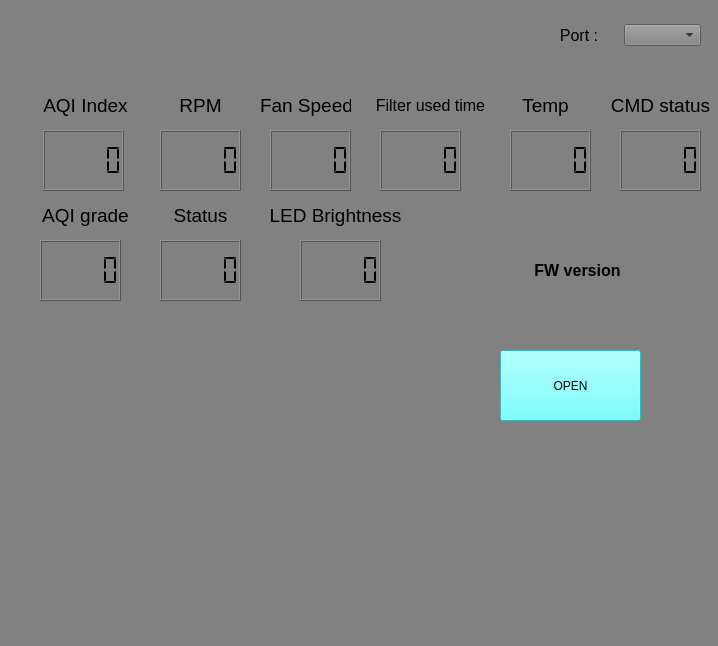
<?xml version="1.0" encoding="UTF-8"?>
<ui version="4.0">
 <class>Form</class>
 <widget class="QWidget" name="Form">
  <property name="geometry">
   <rect>
    <x>0</x>
    <y>0</y>
    <width>718</width>
    <height>646</height>
   </rect>
  </property>
  <property name="palette">
   <palette>
    <active>
     <colorrole role="WindowText">
      <brush brushstyle="SolidPattern">
       <color alpha="255">
        <red>255</red>
        <green>255</green>
        <blue>255</blue>
       </color>
      </brush>
     </colorrole>
     <colorrole role="Button">
      <brush brushstyle="SolidPattern">
       <color alpha="255">
        <red>129</red>
        <green>129</green>
        <blue>129</blue>
       </color>
      </brush>
     </colorrole>
     <colorrole role="Light">
      <brush brushstyle="SolidPattern">
       <color alpha="255">
        <red>0</red>
        <green>0</green>
        <blue>0</blue>
       </color>
      </brush>
     </colorrole>
     <colorrole role="Midlight">
      <brush brushstyle="SolidPattern">
       <color alpha="255">
        <red>0</red>
        <green>0</green>
        <blue>0</blue>
       </color>
      </brush>
     </colorrole>
     <colorrole role="Dark">
      <brush brushstyle="SolidPattern">
       <color alpha="255">
        <red>0</red>
        <green>0</green>
        <blue>0</blue>
       </color>
      </brush>
     </colorrole>
     <colorrole role="Mid">
      <brush brushstyle="SolidPattern">
       <color alpha="255">
        <red>0</red>
        <green>0</green>
        <blue>0</blue>
       </color>
      </brush>
     </colorrole>
     <colorrole role="Text">
      <brush brushstyle="SolidPattern">
       <color alpha="255">
        <red>255</red>
        <green>255</green>
        <blue>255</blue>
       </color>
      </brush>
     </colorrole>
     <colorrole role="BrightText">
      <brush brushstyle="SolidPattern">
       <color alpha="255">
        <red>255</red>
        <green>255</green>
        <blue>255</blue>
       </color>
      </brush>
     </colorrole>
     <colorrole role="ButtonText">
      <brush brushstyle="SolidPattern">
       <color alpha="255">
        <red>0</red>
        <green>0</green>
        <blue>0</blue>
       </color>
      </brush>
     </colorrole>
     <colorrole role="Base">
      <brush brushstyle="SolidPattern">
       <color alpha="255">
        <red>129</red>
        <green>129</green>
        <blue>129</blue>
       </color>
      </brush>
     </colorrole>
     <colorrole role="Window">
      <brush brushstyle="SolidPattern">
       <color alpha="255">
        <red>129</red>
        <green>129</green>
        <blue>129</blue>
       </color>
      </brush>
     </colorrole>
     <colorrole role="Shadow">
      <brush brushstyle="SolidPattern">
       <color alpha="255">
        <red>0</red>
        <green>0</green>
        <blue>0</blue>
       </color>
      </brush>
     </colorrole>
     <colorrole role="AlternateBase">
      <brush brushstyle="SolidPattern">
       <color alpha="255">
        <red>0</red>
        <green>0</green>
        <blue>0</blue>
       </color>
      </brush>
     </colorrole>
     <colorrole role="ToolTipBase">
      <brush brushstyle="SolidPattern">
       <color alpha="255">
        <red>255</red>
        <green>255</green>
        <blue>220</blue>
       </color>
      </brush>
     </colorrole>
     <colorrole role="ToolTipText">
      <brush brushstyle="SolidPattern">
       <color alpha="255">
        <red>0</red>
        <green>0</green>
        <blue>0</blue>
       </color>
      </brush>
     </colorrole>
     <colorrole role="PlaceholderText">
      <brush brushstyle="SolidPattern">
       <color alpha="127">
        <red>255</red>
        <green>255</green>
        <blue>255</blue>
       </color>
      </brush>
     </colorrole>
     <colorrole role="Accent">
      <brush brushstyle="SolidPattern">
       <color alpha="255">
        <red>0</red>
        <green>0</green>
        <blue>0</blue>
       </color>
      </brush>
     </colorrole>
    </active>
    <inactive>
     <colorrole role="WindowText">
      <brush brushstyle="SolidPattern">
       <color alpha="255">
        <red>255</red>
        <green>255</green>
        <blue>255</blue>
       </color>
      </brush>
     </colorrole>
     <colorrole role="Button">
      <brush brushstyle="SolidPattern">
       <color alpha="255">
        <red>129</red>
        <green>129</green>
        <blue>129</blue>
       </color>
      </brush>
     </colorrole>
     <colorrole role="Light">
      <brush brushstyle="SolidPattern">
       <color alpha="255">
        <red>0</red>
        <green>0</green>
        <blue>0</blue>
       </color>
      </brush>
     </colorrole>
     <colorrole role="Midlight">
      <brush brushstyle="SolidPattern">
       <color alpha="255">
        <red>0</red>
        <green>0</green>
        <blue>0</blue>
       </color>
      </brush>
     </colorrole>
     <colorrole role="Dark">
      <brush brushstyle="SolidPattern">
       <color alpha="255">
        <red>0</red>
        <green>0</green>
        <blue>0</blue>
       </color>
      </brush>
     </colorrole>
     <colorrole role="Mid">
      <brush brushstyle="SolidPattern">
       <color alpha="255">
        <red>0</red>
        <green>0</green>
        <blue>0</blue>
       </color>
      </brush>
     </colorrole>
     <colorrole role="Text">
      <brush brushstyle="SolidPattern">
       <color alpha="255">
        <red>255</red>
        <green>255</green>
        <blue>255</blue>
       </color>
      </brush>
     </colorrole>
     <colorrole role="BrightText">
      <brush brushstyle="SolidPattern">
       <color alpha="255">
        <red>255</red>
        <green>255</green>
        <blue>255</blue>
       </color>
      </brush>
     </colorrole>
     <colorrole role="ButtonText">
      <brush brushstyle="SolidPattern">
       <color alpha="255">
        <red>0</red>
        <green>0</green>
        <blue>0</blue>
       </color>
      </brush>
     </colorrole>
     <colorrole role="Base">
      <brush brushstyle="SolidPattern">
       <color alpha="255">
        <red>129</red>
        <green>129</green>
        <blue>129</blue>
       </color>
      </brush>
     </colorrole>
     <colorrole role="Window">
      <brush brushstyle="SolidPattern">
       <color alpha="255">
        <red>129</red>
        <green>129</green>
        <blue>129</blue>
       </color>
      </brush>
     </colorrole>
     <colorrole role="Shadow">
      <brush brushstyle="SolidPattern">
       <color alpha="255">
        <red>0</red>
        <green>0</green>
        <blue>0</blue>
       </color>
      </brush>
     </colorrole>
     <colorrole role="AlternateBase">
      <brush brushstyle="SolidPattern">
       <color alpha="255">
        <red>0</red>
        <green>0</green>
        <blue>0</blue>
       </color>
      </brush>
     </colorrole>
     <colorrole role="ToolTipBase">
      <brush brushstyle="SolidPattern">
       <color alpha="255">
        <red>255</red>
        <green>255</green>
        <blue>220</blue>
       </color>
      </brush>
     </colorrole>
     <colorrole role="ToolTipText">
      <brush brushstyle="SolidPattern">
       <color alpha="255">
        <red>0</red>
        <green>0</green>
        <blue>0</blue>
       </color>
      </brush>
     </colorrole>
     <colorrole role="PlaceholderText">
      <brush brushstyle="SolidPattern">
       <color alpha="127">
        <red>255</red>
        <green>255</green>
        <blue>255</blue>
       </color>
      </brush>
     </colorrole>
     <colorrole role="Accent">
      <brush brushstyle="SolidPattern">
       <color alpha="255">
        <red>0</red>
        <green>0</green>
        <blue>0</blue>
       </color>
      </brush>
     </colorrole>
    </inactive>
    <disabled>
     <colorrole role="WindowText">
      <brush brushstyle="SolidPattern">
       <color alpha="255">
        <red>0</red>
        <green>0</green>
        <blue>0</blue>
       </color>
      </brush>
     </colorrole>
     <colorrole role="Button">
      <brush brushstyle="SolidPattern">
       <color alpha="255">
        <red>129</red>
        <green>129</green>
        <blue>129</blue>
       </color>
      </brush>
     </colorrole>
     <colorrole role="Light">
      <brush brushstyle="SolidPattern">
       <color alpha="255">
        <red>0</red>
        <green>0</green>
        <blue>0</blue>
       </color>
      </brush>
     </colorrole>
     <colorrole role="Midlight">
      <brush brushstyle="SolidPattern">
       <color alpha="255">
        <red>0</red>
        <green>0</green>
        <blue>0</blue>
       </color>
      </brush>
     </colorrole>
     <colorrole role="Dark">
      <brush brushstyle="SolidPattern">
       <color alpha="255">
        <red>0</red>
        <green>0</green>
        <blue>0</blue>
       </color>
      </brush>
     </colorrole>
     <colorrole role="Mid">
      <brush brushstyle="SolidPattern">
       <color alpha="255">
        <red>0</red>
        <green>0</green>
        <blue>0</blue>
       </color>
      </brush>
     </colorrole>
     <colorrole role="Text">
      <brush brushstyle="SolidPattern">
       <color alpha="255">
        <red>0</red>
        <green>0</green>
        <blue>0</blue>
       </color>
      </brush>
     </colorrole>
     <colorrole role="BrightText">
      <brush brushstyle="SolidPattern">
       <color alpha="255">
        <red>255</red>
        <green>255</green>
        <blue>255</blue>
       </color>
      </brush>
     </colorrole>
     <colorrole role="ButtonText">
      <brush brushstyle="SolidPattern">
       <color alpha="255">
        <red>0</red>
        <green>0</green>
        <blue>0</blue>
       </color>
      </brush>
     </colorrole>
     <colorrole role="Base">
      <brush brushstyle="SolidPattern">
       <color alpha="255">
        <red>129</red>
        <green>129</green>
        <blue>129</blue>
       </color>
      </brush>
     </colorrole>
     <colorrole role="Window">
      <brush brushstyle="SolidPattern">
       <color alpha="255">
        <red>129</red>
        <green>129</green>
        <blue>129</blue>
       </color>
      </brush>
     </colorrole>
     <colorrole role="Shadow">
      <brush brushstyle="SolidPattern">
       <color alpha="255">
        <red>0</red>
        <green>0</green>
        <blue>0</blue>
       </color>
      </brush>
     </colorrole>
     <colorrole role="AlternateBase">
      <brush brushstyle="SolidPattern">
       <color alpha="255">
        <red>0</red>
        <green>0</green>
        <blue>0</blue>
       </color>
      </brush>
     </colorrole>
     <colorrole role="ToolTipBase">
      <brush brushstyle="SolidPattern">
       <color alpha="255">
        <red>255</red>
        <green>255</green>
        <blue>220</blue>
       </color>
      </brush>
     </colorrole>
     <colorrole role="ToolTipText">
      <brush brushstyle="SolidPattern">
       <color alpha="255">
        <red>0</red>
        <green>0</green>
        <blue>0</blue>
       </color>
      </brush>
     </colorrole>
     <colorrole role="PlaceholderText">
      <brush brushstyle="SolidPattern">
       <color alpha="127">
        <red>0</red>
        <green>0</green>
        <blue>0</blue>
       </color>
      </brush>
     </colorrole>
     <colorrole role="Accent">
      <brush brushstyle="SolidPattern">
       <color alpha="255">
        <red>0</red>
        <green>0</green>
        <blue>0</blue>
       </color>
      </brush>
     </colorrole>
    </disabled>
   </palette>
  </property>
  <property name="windowTitle">
   <string>Form</string>
  </property>
  <property name="styleSheet">
   <string notr="true">background-color: rgb(129, 129, 129);</string>
  </property>
  <widget class="QLabel" name="label_touch_filter">
   <property name="geometry">
    <rect>
     <x>260</x>
     <y>90</y>
     <width>91</width>
     <height>31</height>
    </rect>
   </property>
   <property name="text">
    <string>&lt;html&gt;&lt;head/&gt;&lt;body&gt;&lt;p align=&quot;center&quot;&gt;&lt;span style=&quot; font-size:14pt;&quot;&gt;Fan Speed&lt;/span&gt;&lt;/p&gt;&lt;/body&gt;&lt;/html&gt;</string>
   </property>
  </widget>
  <widget class="QLabel" name="label_touch_mode">
   <property name="geometry">
    <rect>
     <x>40</x>
     <y>90</y>
     <width>91</width>
     <height>31</height>
    </rect>
   </property>
   <property name="text">
    <string>&lt;html&gt;&lt;head/&gt;&lt;body&gt;&lt;p align=&quot;center&quot;&gt;&lt;span style=&quot; font-size:14pt;&quot;&gt;AQI Index&lt;/span&gt;&lt;/p&gt;&lt;/body&gt;&lt;/html&gt;</string>
   </property>
  </widget>
  <widget class="QLabel" name="label_touch_display">
   <property name="geometry">
    <rect>
     <x>140</x>
     <y>90</y>
     <width>121</width>
     <height>31</height>
    </rect>
   </property>
   <property name="text">
    <string>&lt;html&gt;&lt;head/&gt;&lt;body&gt;&lt;p align=&quot;center&quot;&gt;&lt;span style=&quot; font-size:14pt;&quot;&gt;RPM&lt;/span&gt;&lt;/p&gt;&lt;/body&gt;&lt;/html&gt;</string>
   </property>
  </widget>
  <widget class="QLabel" name="label_touch_power">
   <property name="geometry">
    <rect>
     <x>370</x>
     <y>90</y>
     <width>121</width>
     <height>31</height>
    </rect>
   </property>
   <property name="text">
    <string>&lt;html&gt;&lt;head/&gt;&lt;body&gt;&lt;p align=&quot;center&quot;&gt;&lt;span style=&quot; font-size:12pt;&quot;&gt;Filter used time&lt;/span&gt;&lt;/p&gt;&lt;/body&gt;&lt;/html&gt;</string>
   </property>
  </widget>
  <widget class="QLCDNumber" name="lcdNumber_aqi_index">
   <property name="geometry">
    <rect>
     <x>43</x>
     <y>130</y>
     <width>81</width>
     <height>61</height>
    </rect>
   </property>
   <property name="styleSheet">
    <string notr="true">font: 14pt &quot;맑은 고딕&quot;;</string>
   </property>
   <property name="segmentStyle">
    <enum>QLCDNumber::SegmentStyle::Flat</enum>
   </property>
  </widget>
  <widget class="QLCDNumber" name="lcdNumber_rpm">
   <property name="geometry">
    <rect>
     <x>160</x>
     <y>130</y>
     <width>81</width>
     <height>61</height>
    </rect>
   </property>
   <property name="styleSheet">
    <string notr="true">font: 14pt &quot;맑은 고딕&quot;;</string>
   </property>
   <property name="segmentStyle">
    <enum>QLCDNumber::SegmentStyle::Flat</enum>
   </property>
  </widget>
  <widget class="QLCDNumber" name="lcdNumber_fan_speed">
   <property name="geometry">
    <rect>
     <x>270</x>
     <y>130</y>
     <width>81</width>
     <height>61</height>
    </rect>
   </property>
   <property name="styleSheet">
    <string notr="true">font: 14pt &quot;맑은 고딕&quot;;</string>
   </property>
   <property name="segmentStyle">
    <enum>QLCDNumber::SegmentStyle::Flat</enum>
   </property>
  </widget>
  <widget class="QLCDNumber" name="lcdNumber_filter_time">
   <property name="geometry">
    <rect>
     <x>380</x>
     <y>130</y>
     <width>81</width>
     <height>61</height>
    </rect>
   </property>
   <property name="styleSheet">
    <string notr="true">font: 14pt &quot;맑은 고딕&quot;;</string>
   </property>
   <property name="segmentStyle">
    <enum>QLCDNumber::SegmentStyle::Flat</enum>
   </property>
  </widget>
  <widget class="QWidget" name="layoutWidget">
   <property name="geometry">
    <rect>
     <x>540</x>
     <y>20</y>
     <width>161</width>
     <height>31</height>
    </rect>
   </property>
   <layout class="QHBoxLayout" name="horizontalLayout">
    <item>
     <widget class="QLabel" name="label_port_name">
      <property name="text">
       <string>&lt;html&gt;&lt;head/&gt;&lt;body&gt;&lt;p align=&quot;center&quot;&gt;&lt;span style=&quot; font-size:12pt;&quot;&gt;Port :&lt;/span&gt;&lt;/p&gt;&lt;/body&gt;&lt;/html&gt;</string>
      </property>
     </widget>
    </item>
    <item>
     <widget class="QComboBox" name="comboBox_port">
      <property name="styleSheet">
       <string notr="true">font: 700 12pt &quot;맑은 고딕&quot;;
color: rgb(0, 0, 0);</string>
      </property>
     </widget>
    </item>
   </layout>
  </widget>
  <widget class="QPushButton" name="pushButton_open">
   <property name="geometry">
    <rect>
     <x>500</x>
     <y>350</y>
     <width>141</width>
     <height>71</height>
    </rect>
   </property>
   <property name="styleSheet">
    <string notr="true">background-color: rgb(85, 255, 255);</string>
   </property>
   <property name="text">
    <string>OPEN</string>
   </property>
  </widget>
  <widget class="QLCDNumber" name="lcdNumber_command_status">
   <property name="geometry">
    <rect>
     <x>620</x>
     <y>130</y>
     <width>81</width>
     <height>61</height>
    </rect>
   </property>
   <property name="styleSheet">
    <string notr="true">font: 14pt &quot;맑은 고딕&quot;;</string>
   </property>
   <property name="segmentStyle">
    <enum>QLCDNumber::SegmentStyle::Flat</enum>
   </property>
  </widget>
  <widget class="QLCDNumber" name="lcdNumber_temperature">
   <property name="geometry">
    <rect>
     <x>510</x>
     <y>130</y>
     <width>81</width>
     <height>61</height>
    </rect>
   </property>
   <property name="styleSheet">
    <string notr="true">font: 14pt &quot;맑은 고딕&quot;;</string>
   </property>
   <property name="segmentStyle">
    <enum>QLCDNumber::SegmentStyle::Flat</enum>
   </property>
  </widget>
  <widget class="QLabel" name="label_touch_filter_2">
   <property name="geometry">
    <rect>
     <x>500</x>
     <y>90</y>
     <width>91</width>
     <height>31</height>
    </rect>
   </property>
   <property name="text">
    <string>&lt;html&gt;&lt;head/&gt;&lt;body&gt;&lt;p align=&quot;center&quot;&gt;&lt;span style=&quot; font-size:14pt;&quot;&gt;Temp&lt;/span&gt;&lt;/p&gt;&lt;/body&gt;&lt;/html&gt;</string>
   </property>
  </widget>
  <widget class="QLabel" name="label_touch_power_2">
   <property name="geometry">
    <rect>
     <x>610</x>
     <y>90</y>
     <width>101</width>
     <height>31</height>
    </rect>
   </property>
   <property name="text">
    <string>&lt;html&gt;&lt;head/&gt;&lt;body&gt;&lt;p align=&quot;center&quot;&gt;&lt;span style=&quot; font-size:14pt;&quot;&gt;CMD status&lt;/span&gt;&lt;/p&gt;&lt;/body&gt;&lt;/html&gt;</string>
   </property>
  </widget>
  <widget class="QLabel" name="label_touch_mode_2">
   <property name="geometry">
    <rect>
     <x>40</x>
     <y>200</y>
     <width>91</width>
     <height>31</height>
    </rect>
   </property>
   <property name="text">
    <string>&lt;html&gt;&lt;head/&gt;&lt;body&gt;&lt;p align=&quot;center&quot;&gt;&lt;span style=&quot; font-size:14pt;&quot;&gt;AQI grade&lt;/span&gt;&lt;/p&gt;&lt;/body&gt;&lt;/html&gt;</string>
   </property>
  </widget>
  <widget class="QLCDNumber" name="lcdNumber_aqi_grade">
   <property name="geometry">
    <rect>
     <x>40</x>
     <y>240</y>
     <width>81</width>
     <height>61</height>
    </rect>
   </property>
   <property name="styleSheet">
    <string notr="true">font: 14pt &quot;맑은 고딕&quot;;</string>
   </property>
   <property name="segmentStyle">
    <enum>QLCDNumber::SegmentStyle::Flat</enum>
   </property>
  </widget>
  <widget class="QLabel" name="label_touch_power_3">
   <property name="geometry">
    <rect>
     <x>150</x>
     <y>200</y>
     <width>101</width>
     <height>31</height>
    </rect>
   </property>
   <property name="text">
    <string>&lt;html&gt;&lt;head/&gt;&lt;body&gt;&lt;p align=&quot;center&quot;&gt;&lt;span style=&quot; font-size:14pt;&quot;&gt;Status&lt;/span&gt;&lt;/p&gt;&lt;/body&gt;&lt;/html&gt;</string>
   </property>
  </widget>
  <widget class="QLCDNumber" name="lcdNumber_status">
   <property name="geometry">
    <rect>
     <x>160</x>
     <y>240</y>
     <width>81</width>
     <height>61</height>
    </rect>
   </property>
   <property name="styleSheet">
    <string notr="true">font: 14pt &quot;맑은 고딕&quot;;</string>
   </property>
   <property name="segmentStyle">
    <enum>QLCDNumber::SegmentStyle::Flat</enum>
   </property>
  </widget>
  <widget class="QLabel" name="label_touch_power_4">
   <property name="geometry">
    <rect>
     <x>260</x>
     <y>200</y>
     <width>151</width>
     <height>31</height>
    </rect>
   </property>
   <property name="text">
    <string>&lt;html&gt;&lt;head/&gt;&lt;body&gt;&lt;p align=&quot;center&quot;&gt;&lt;span style=&quot; font-size:14pt;&quot;&gt;LED Brightness&lt;/span&gt;&lt;/p&gt;&lt;/body&gt;&lt;/html&gt;</string>
   </property>
  </widget>
  <widget class="QLCDNumber" name="lcdNumber_led_brightness">
   <property name="geometry">
    <rect>
     <x>300</x>
     <y>240</y>
     <width>81</width>
     <height>61</height>
    </rect>
   </property>
   <property name="styleSheet">
    <string notr="true">font: 14pt &quot;맑은 고딕&quot;;</string>
   </property>
   <property name="segmentStyle">
    <enum>QLCDNumber::SegmentStyle::Flat</enum>
   </property>
  </widget>
  <widget class="QLabel" name="label_fw_version">
   <property name="geometry">
    <rect>
     <x>477</x>
     <y>250</y>
     <width>201</width>
     <height>41</height>
    </rect>
   </property>
   <property name="text">
    <string>&lt;html&gt;&lt;head/&gt;&lt;body&gt;&lt;p align=&quot;center&quot;&gt;&lt;span style=&quot; font-size:12pt; font-weight:700;&quot;&gt;FW version&lt;/span&gt;&lt;/p&gt;&lt;/body&gt;&lt;/html&gt;</string>
   </property>
  </widget>
  <zorder>layoutWidget</zorder>
  <zorder>label_touch_filter</zorder>
  <zorder>label_touch_mode</zorder>
  <zorder>label_touch_display</zorder>
  <zorder>label_touch_power</zorder>
  <zorder>lcdNumber_aqi_index</zorder>
  <zorder>lcdNumber_rpm</zorder>
  <zorder>lcdNumber_fan_speed</zorder>
  <zorder>lcdNumber_filter_time</zorder>
  <zorder>pushButton_open</zorder>
  <zorder>lcdNumber_command_status</zorder>
  <zorder>lcdNumber_temperature</zorder>
  <zorder>label_touch_filter_2</zorder>
  <zorder>label_touch_power_2</zorder>
  <zorder>label_touch_mode_2</zorder>
  <zorder>lcdNumber_aqi_grade</zorder>
  <zorder>label_touch_power_3</zorder>
  <zorder>lcdNumber_status</zorder>
  <zorder>label_touch_power_4</zorder>
  <zorder>lcdNumber_led_brightness</zorder>
  <zorder>label_fw_version</zorder>
 </widget>
 <resources>
  <include location="mode.qrc"/>
  <include location="fan_auto.qrc"/>
  <include location="power.qrc"/>
  <include location="filter.qrc"/>
  <include location="display.qrc"/>
 </resources>
 <connections/>
</ui>
